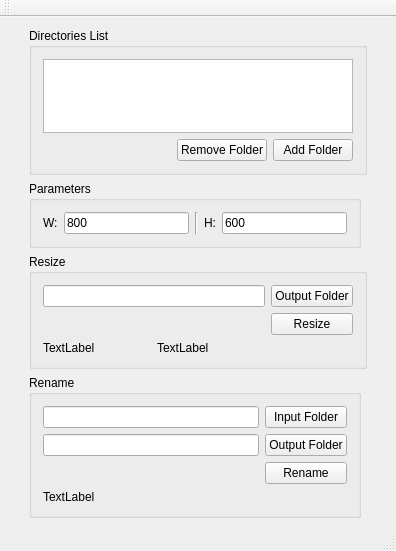
<?xml version="1.0" encoding="UTF-8"?>
<ui version="4.0">
 <class>Foto_resizeClass</class>
 <widget class="QMainWindow" name="Foto_resizeClass">
  <property name="geometry">
   <rect>
    <x>0</x>
    <y>0</y>
    <width>396</width>
    <height>551</height>
   </rect>
  </property>
  <property name="windowTitle">
   <string>Foto_resize</string>
  </property>
  <property name="windowIcon">
   <iconset resource="foto_resize.qrc">
    <normaloff>:/Foto_resize/Resources/icons/main.jpg</normaloff>:/Foto_resize/Resources/icons/main.jpg</iconset>
  </property>
  <widget class="QWidget" name="centralWidget">
   <layout class="QGridLayout" name="gridLayout">
    <item row="2" column="1">
     <widget class="QGroupBox" name="gbParameters">
      <property name="title">
       <string>Parameters</string>
      </property>
      <layout class="QGridLayout" name="gridLayout_2">
       <item row="0" column="2">
        <widget class="Line" name="line">
         <property name="orientation">
          <enum>Qt::Vertical</enum>
         </property>
        </widget>
       </item>
       <item row="0" column="1">
        <widget class="QLineEdit" name="leWidth">
         <property name="text">
          <string>800</string>
         </property>
        </widget>
       </item>
       <item row="0" column="0">
        <widget class="QLabel" name="lWidth">
         <property name="text">
          <string>W:</string>
         </property>
        </widget>
       </item>
       <item row="0" column="3">
        <widget class="QLabel" name="lHeight">
         <property name="text">
          <string>H:</string>
         </property>
        </widget>
       </item>
       <item row="0" column="4">
        <widget class="QLineEdit" name="leHeight">
         <property name="text">
          <string>600</string>
         </property>
        </widget>
       </item>
      </layout>
     </widget>
    </item>
    <item row="3" column="1" rowspan="4" colspan="2">
     <widget class="QGroupBox" name="gbResize">
      <property name="title">
       <string>Resize</string>
      </property>
      <layout class="QGridLayout" name="gridLayout_4">
       <item row="0" column="2">
        <widget class="QPushButton" name="pbOutputFolder">
         <property name="text">
          <string>Output Folder</string>
         </property>
        </widget>
       </item>
       <item row="1" column="2">
        <widget class="QPushButton" name="pbResize">
         <property name="text">
          <string>Resize</string>
         </property>
        </widget>
       </item>
       <item row="2" column="0">
        <widget class="QLabel" name="lResize1">
         <property name="text">
          <string>TextLabel</string>
         </property>
        </widget>
       </item>
       <item row="2" column="1">
        <widget class="QLabel" name="lResize2">
         <property name="text">
          <string>TextLabel</string>
         </property>
        </widget>
       </item>
       <item row="1" column="0" colspan="2">
        <spacer name="horizontalSpacer">
         <property name="orientation">
          <enum>Qt::Horizontal</enum>
         </property>
         <property name="sizeHint" stdset="0">
          <size>
           <width>245</width>
           <height>20</height>
          </size>
         </property>
        </spacer>
       </item>
       <item row="0" column="0" colspan="2">
        <widget class="QLineEdit" name="leOutputFolderResize"/>
       </item>
      </layout>
     </widget>
    </item>
    <item row="0" column="1" rowspan="2" colspan="2">
     <widget class="QGroupBox" name="gbDirectoriesList">
      <property name="title">
       <string>Directories List</string>
      </property>
      <layout class="QGridLayout" name="gridLayout_5">
       <item row="0" column="0" colspan="3">
        <widget class="QListWidget" name="lwFolderList"/>
       </item>
       <item row="1" column="0">
        <spacer name="horizontalSpacer_2">
         <property name="orientation">
          <enum>Qt::Horizontal</enum>
         </property>
         <property name="sizeHint" stdset="0">
          <size>
           <width>40</width>
           <height>20</height>
          </size>
         </property>
        </spacer>
       </item>
       <item row="1" column="2">
        <widget class="QPushButton" name="pbAddFolders">
         <property name="text">
          <string>Add Folder</string>
         </property>
        </widget>
       </item>
       <item row="1" column="1">
        <widget class="QPushButton" name="pbRemoveFolder">
         <property name="text">
          <string>Remove Folder</string>
         </property>
        </widget>
       </item>
      </layout>
     </widget>
    </item>
    <item row="8" column="1">
     <spacer name="verticalSpacer">
      <property name="orientation">
       <enum>Qt::Vertical</enum>
      </property>
      <property name="sizeHint" stdset="0">
       <size>
        <width>20</width>
        <height>40</height>
       </size>
      </property>
     </spacer>
    </item>
    <item row="7" column="1">
     <widget class="QGroupBox" name="gbRename">
      <property name="title">
       <string>Rename</string>
      </property>
      <layout class="QGridLayout" name="gridLayout_3">
       <item row="0" column="0">
        <widget class="QLineEdit" name="leInputFolderRename"/>
       </item>
       <item row="1" column="0">
        <widget class="QLineEdit" name="leOutputFolderRename"/>
       </item>
       <item row="0" column="1">
        <widget class="QPushButton" name="pbInputFolderRename">
         <property name="text">
          <string>Input Folder</string>
         </property>
        </widget>
       </item>
       <item row="1" column="1">
        <widget class="QPushButton" name="pbOutputFolderRename">
         <property name="text">
          <string>Output Folder</string>
         </property>
        </widget>
       </item>
       <item row="2" column="1">
        <widget class="QPushButton" name="pbRename">
         <property name="text">
          <string>Rename</string>
         </property>
        </widget>
       </item>
       <item row="3" column="0" colspan="2">
        <widget class="QLabel" name="lRename">
         <property name="text">
          <string>TextLabel</string>
         </property>
        </widget>
       </item>
      </layout>
     </widget>
    </item>
    <item row="1" column="3">
     <spacer name="horizontalSpacer_3">
      <property name="orientation">
       <enum>Qt::Horizontal</enum>
      </property>
      <property name="sizeHint" stdset="0">
       <size>
        <width>40</width>
        <height>20</height>
       </size>
      </property>
     </spacer>
    </item>
    <item row="0" column="0">
     <spacer name="horizontalSpacer_4">
      <property name="orientation">
       <enum>Qt::Horizontal</enum>
      </property>
      <property name="sizeHint" stdset="0">
       <size>
        <width>40</width>
        <height>20</height>
       </size>
      </property>
     </spacer>
    </item>
   </layout>
  </widget>
  <widget class="QMenuBar" name="menuBar">
   <property name="geometry">
    <rect>
     <x>0</x>
     <y>0</y>
     <width>396</width>
     <height>20</height>
    </rect>
   </property>
  </widget>
  <widget class="QToolBar" name="mainToolBar">
   <attribute name="toolBarArea">
    <enum>TopToolBarArea</enum>
   </attribute>
   <attribute name="toolBarBreak">
    <bool>false</bool>
   </attribute>
  </widget>
  <widget class="QStatusBar" name="statusBar"/>
 </widget>
 <layoutdefault spacing="6" margin="11"/>
 <resources>
  <include location="foto_resize.qrc"/>
 </resources>
 <connections/>
</ui>
